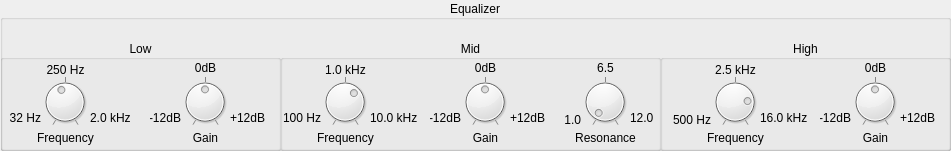
  <widget class="QGroupBox" name="groupBox_8">
   <property name="geometry">
    <rect>
     <x>10</x>
     <y>230</y>
     <width>951</width>
     <height>151</height>
    </rect>
   </property>
   <property name="title">
    <string>Equalizer</string>
   </property>
   <property name="alignment">
    <set>Qt::AlignCenter</set>
   </property>
   <widget class="QGroupBox" name="groupBox_4">
    <property name="geometry">
     <rect>
      <x>660</x>
      <y>40</y>
      <width>291</width>
      <height>111</height>
     </rect>
    </property>
    <property name="title">
     <string>High</string>
    </property>
    <property name="alignment">
     <set>Qt::AlignCenter</set>
    </property>
    <widget class="DialKnob" name="highGain">
     <property name="geometry">
      <rect>
       <x>190</x>
       <y>30</y>
       <width>50</width>
       <height>64</height>
      </rect>
     </property>
     <property name="minimum">
      <number>52</number>
     </property>
     <property name="maximum">
      <number>76</number>
     </property>
     <property name="pageStep">
      <number>10</number>
     </property>
     <property name="value">
      <number>64</number>
     </property>
     <property name="notchTarget">
      <double>40.000000000000000</double>
     </property>
     <property name="notchesVisible">
      <bool>true</bool>
     </property>
    </widget>
    <widget class="QLabel" name="label_32">
     <property name="geometry">
      <rect>
       <x>160</x>
       <y>70</y>
       <width>31</width>
       <height>16</height>
      </rect>
     </property>
     <property name="text">
      <string>-12dB</string>
     </property>
     <property name="alignment">
      <set>Qt::AlignRight|Qt::AlignTrailing|Qt::AlignVCenter</set>
     </property>
    </widget>
    <widget class="QLabel" name="label_33">
     <property name="geometry">
      <rect>
       <x>30</x>
       <y>90</y>
       <width>91</width>
       <height>16</height>
      </rect>
     </property>
     <property name="text">
      <string>Frequency</string>
     </property>
     <property name="alignment">
      <set>Qt::AlignCenter</set>
     </property>
    </widget>
    <widget class="QLabel" name="label_34">
     <property name="geometry">
      <rect>
       <x>180</x>
       <y>90</y>
       <width>71</width>
       <height>16</height>
      </rect>
     </property>
     <property name="text">
      <string>Gain</string>
     </property>
     <property name="alignment">
      <set>Qt::AlignCenter</set>
     </property>
    </widget>
    <widget class="DialKnob" name="highFq">
     <property name="geometry">
      <rect>
       <x>50</x>
       <y>30</y>
       <width>50</width>
       <height>64</height>
      </rect>
     </property>
     <property name="minimum">
      <number>28</number>
     </property>
     <property name="maximum">
      <number>56</number>
     </property>
     <property name="value">
      <number>50</number>
     </property>
     <property name="notchTarget">
      <double>40.000000000000000</double>
     </property>
     <property name="notchesVisible">
      <bool>true</bool>
     </property>
    </widget>
    <widget class="QLabel" name="label_35">
     <property name="geometry">
      <rect>
       <x>240</x>
       <y>70</y>
       <width>51</width>
       <height>16</height>
      </rect>
     </property>
     <property name="text">
      <string>+12dB</string>
     </property>
    </widget>
    <widget class="QLabel" name="label_36">
     <property name="geometry">
      <rect>
       <x>0</x>
       <y>70</y>
       <width>51</width>
       <height>20</height>
      </rect>
     </property>
     <property name="text">
      <string>500 Hz</string>
     </property>
     <property name="alignment">
      <set>Qt::AlignRight|Qt::AlignTrailing|Qt::AlignVCenter</set>
     </property>
    </widget>
    <widget class="QLabel" name="label_37">
     <property name="geometry">
      <rect>
       <x>100</x>
       <y>70</y>
       <width>51</width>
       <height>16</height>
      </rect>
     </property>
     <property name="text">
      <string>16.0 kHz</string>
     </property>
    </widget>
    <widget class="QLabel" name="label_38">
     <property name="geometry">
      <rect>
       <x>200</x>
       <y>20</y>
       <width>31</width>
       <height>16</height>
      </rect>
     </property>
     <property name="text">
      <string>0dB</string>
     </property>
     <property name="alignment">
      <set>Qt::AlignCenter</set>
     </property>
    </widget>
    <widget class="QLabel" name="label_41">
     <property name="geometry">
      <rect>
       <x>50</x>
       <y>20</y>
       <width>51</width>
       <height>20</height>
      </rect>
     </property>
     <property name="text">
      <string>2.5 kHz</string>
     </property>
     <property name="alignment">
      <set>Qt::AlignCenter</set>
     </property>
    </widget>
    <zorder>label_32</zorder>
    <zorder>label_33</zorder>
    <zorder>label_34</zorder>
    <zorder>label_35</zorder>
    <zorder>label_36</zorder>
    <zorder>label_37</zorder>
    <zorder>label_38</zorder>
    <zorder>highFq</zorder>
    <zorder>highGain</zorder>
    <zorder>label_41</zorder>
   </widget>
   <widget class="QGroupBox" name="groupBox_2">
    <property name="geometry">
     <rect>
      <x>0</x>
      <y>40</y>
      <width>281</width>
      <height>111</height>
     </rect>
    </property>
    <property name="title">
     <string>Low</string>
    </property>
    <property name="alignment">
     <set>Qt::AlignCenter</set>
    </property>
    <widget class="DialKnob" name="lowGain">
     <property name="geometry">
      <rect>
       <x>180</x>
       <y>30</y>
       <width>50</width>
       <height>64</height>
      </rect>
     </property>
     <property name="minimum">
      <number>52</number>
     </property>
     <property name="maximum">
      <number>76</number>
     </property>
     <property name="value">
      <number>64</number>
     </property>
     <property name="notchTarget">
      <double>40.000000000000000</double>
     </property>
     <property name="notchesVisible">
      <bool>true</bool>
     </property>
    </widget>
    <widget class="QLabel" name="label_22">
     <property name="geometry">
      <rect>
       <x>150</x>
       <y>70</y>
       <width>31</width>
       <height>16</height>
      </rect>
     </property>
     <property name="text">
      <string>-12dB</string>
     </property>
     <property name="alignment">
      <set>Qt::AlignRight|Qt::AlignTrailing|Qt::AlignVCenter</set>
     </property>
    </widget>
    <widget class="QLabel" name="label_13">
     <property name="geometry">
      <rect>
       <x>20</x>
       <y>90</y>
       <width>91</width>
       <height>16</height>
      </rect>
     </property>
     <property name="text">
      <string>Frequency</string>
     </property>
     <property name="alignment">
      <set>Qt::AlignCenter</set>
     </property>
    </widget>
    <widget class="QLabel" name="label_14">
     <property name="geometry">
      <rect>
       <x>170</x>
       <y>90</y>
       <width>71</width>
       <height>16</height>
      </rect>
     </property>
     <property name="text">
      <string>Gain</string>
     </property>
     <property name="alignment">
      <set>Qt::AlignCenter</set>
     </property>
    </widget>
    <widget class="DialKnob" name="lowFq">
     <property name="geometry">
      <rect>
       <x>40</x>
       <y>30</y>
       <width>50</width>
       <height>64</height>
      </rect>
     </property>
     <property name="minimum">
      <number>4</number>
     </property>
     <property name="maximum">
      <number>40</number>
     </property>
     <property name="value">
      <number>20</number>
     </property>
     <property name="notchTarget">
      <double>30.000000000000000</double>
     </property>
     <property name="notchesVisible">
      <bool>true</bool>
     </property>
    </widget>
    <widget class="QLabel" name="label_24">
     <property name="geometry">
      <rect>
       <x>230</x>
       <y>70</y>
       <width>51</width>
       <height>16</height>
      </rect>
     </property>
     <property name="text">
      <string>+12dB</string>
     </property>
    </widget>
    <widget class="QLabel" name="label_20">
     <property name="geometry">
      <rect>
       <x>0</x>
       <y>70</y>
       <width>41</width>
       <height>16</height>
      </rect>
     </property>
     <property name="text">
      <string>32 Hz</string>
     </property>
     <property name="alignment">
      <set>Qt::AlignRight|Qt::AlignTrailing|Qt::AlignVCenter</set>
     </property>
    </widget>
    <widget class="QLabel" name="label_21">
     <property name="geometry">
      <rect>
       <x>90</x>
       <y>70</y>
       <width>51</width>
       <height>16</height>
      </rect>
     </property>
     <property name="text">
      <string>2.0 kHz</string>
     </property>
    </widget>
    <widget class="QLabel" name="label_23">
     <property name="geometry">
      <rect>
       <x>190</x>
       <y>20</y>
       <width>31</width>
       <height>16</height>
      </rect>
     </property>
     <property name="text">
      <string>0dB</string>
     </property>
     <property name="alignment">
      <set>Qt::AlignCenter</set>
     </property>
    </widget>
    <widget class="QLabel" name="label_39">
     <property name="geometry">
      <rect>
       <x>40</x>
       <y>20</y>
       <width>51</width>
       <height>20</height>
      </rect>
     </property>
     <property name="text">
      <string>250 Hz</string>
     </property>
     <property name="alignment">
      <set>Qt::AlignCenter</set>
     </property>
    </widget>
    <zorder>label_22</zorder>
    <zorder>label_13</zorder>
    <zorder>label_14</zorder>
    <zorder>label_24</zorder>
    <zorder>label_20</zorder>
    <zorder>label_21</zorder>
    <zorder>label_23</zorder>
    <zorder>lowGain</zorder>
    <zorder>lowFq</zorder>
    <zorder>label_39</zorder>
   </widget>
   <widget class="QGroupBox" name="groupBox_3">
    <property name="geometry">
     <rect>
      <x>280</x>
      <y>40</y>
      <width>381</width>
      <height>111</height>
     </rect>
    </property>
    <property name="title">
     <string>Mid</string>
    </property>
    <property name="alignment">
     <set>Qt::AlignCenter</set>
    </property>
    <widget class="QLabel" name="label_15">
     <property name="geometry">
      <rect>
       <x>20</x>
       <y>90</y>
       <width>91</width>
       <height>16</height>
      </rect>
     </property>
     <property name="text">
      <string>Frequency</string>
     </property>
     <property name="alignment">
      <set>Qt::AlignCenter</set>
     </property>
    </widget>
    <widget class="QLabel" name="label_25">
     <property name="geometry">
      <rect>
       <x>0</x>
       <y>70</y>
       <width>41</width>
       <height>16</height>
      </rect>
     </property>
     <property name="text">
      <string>100 Hz</string>
     </property>
     <property name="alignment">
      <set>Qt::AlignRight|Qt::AlignTrailing|Qt::AlignVCenter</set>
     </property>
    </widget>
    <widget class="QLabel" name="label_26">
     <property name="geometry">
      <rect>
       <x>90</x>
       <y>70</y>
       <width>51</width>
       <height>16</height>
      </rect>
     </property>
     <property name="text">
      <string>10.0 kHz</string>
     </property>
    </widget>
    <widget class="DialKnob" name="midFq">
     <property name="geometry">
      <rect>
       <x>40</x>
       <y>30</y>
       <width>50</width>
       <height>64</height>
      </rect>
     </property>
     <property name="minimum">
      <number>14</number>
     </property>
     <property name="maximum">
      <number>54</number>
     </property>
     <property name="value">
      <number>40</number>
     </property>
     <property name="notchTarget">
      <double>30.000000000000000</double>
     </property>
     <property name="notchesVisible">
      <bool>true</bool>
     </property>
    </widget>
    <widget class="QLabel" name="label_29">
     <property name="geometry">
      <rect>
       <x>230</x>
       <y>70</y>
       <width>51</width>
       <height>16</height>
      </rect>
     </property>
     <property name="text">
      <string>+12dB</string>
     </property>
    </widget>
    <widget class="QLabel" name="label_16">
     <property name="geometry">
      <rect>
       <x>170</x>
       <y>90</y>
       <width>71</width>
       <height>16</height>
      </rect>
     </property>
     <property name="text">
      <string>Gain</string>
     </property>
     <property name="alignment">
      <set>Qt::AlignCenter</set>
     </property>
    </widget>
    <widget class="DialKnob" name="midGain">
     <property name="geometry">
      <rect>
       <x>180</x>
       <y>30</y>
       <width>50</width>
       <height>64</height>
      </rect>
     </property>
     <property name="minimum">
      <number>52</number>
     </property>
     <property name="maximum">
      <number>76</number>
     </property>
     <property name="value">
      <number>64</number>
     </property>
     <property name="notchTarget">
      <double>40.000000000000000</double>
     </property>
     <property name="notchesVisible">
      <bool>true</bool>
     </property>
    </widget>
    <widget class="QLabel" name="label_28">
     <property name="geometry">
      <rect>
       <x>190</x>
       <y>20</y>
       <width>31</width>
       <height>16</height>
      </rect>
     </property>
     <property name="text">
      <string>0dB</string>
     </property>
     <property name="alignment">
      <set>Qt::AlignCenter</set>
     </property>
    </widget>
    <widget class="QLabel" name="label_27">
     <property name="geometry">
      <rect>
       <x>150</x>
       <y>70</y>
       <width>31</width>
       <height>16</height>
      </rect>
     </property>
     <property name="text">
      <string>-12dB</string>
     </property>
     <property name="alignment">
      <set>Qt::AlignRight|Qt::AlignTrailing|Qt::AlignVCenter</set>
     </property>
    </widget>
    <widget class="DialKnob" name="midRes">
     <property name="geometry">
      <rect>
       <x>300</x>
       <y>30</y>
       <width>50</width>
       <height>64</height>
      </rect>
     </property>
     <property name="minimum">
      <number>10</number>
     </property>
     <property name="maximum">
      <number>120</number>
     </property>
     <property name="notchTarget">
      <double>60.000000000000000</double>
     </property>
     <property name="notchesVisible">
      <bool>true</bool>
     </property>
    </widget>
    <widget class="QLabel" name="label_17">
     <property name="geometry">
      <rect>
       <x>270</x>
       <y>90</y>
       <width>111</width>
       <height>16</height>
      </rect>
     </property>
     <property name="text">
      <string>Resonance</string>
     </property>
     <property name="alignment">
      <set>Qt::AlignCenter</set>
     </property>
    </widget>
    <widget class="QLabel" name="label_30">
     <property name="geometry">
      <rect>
       <x>270</x>
       <y>70</y>
       <width>31</width>
       <height>20</height>
      </rect>
     </property>
     <property name="text">
      <string>1.0</string>
     </property>
     <property name="alignment">
      <set>Qt::AlignRight|Qt::AlignTrailing|Qt::AlignVCenter</set>
     </property>
    </widget>
    <widget class="QLabel" name="label_31">
     <property name="geometry">
      <rect>
       <x>350</x>
       <y>70</y>
       <width>51</width>
       <height>16</height>
      </rect>
     </property>
     <property name="text">
      <string>12.0</string>
     </property>
    </widget>
    <widget class="QLabel" name="label_40">
     <property name="geometry">
      <rect>
       <x>40</x>
       <y>20</y>
       <width>51</width>
       <height>20</height>
      </rect>
     </property>
     <property name="text">
      <string>1.0 kHz</string>
     </property>
     <property name="alignment">
      <set>Qt::AlignCenter</set>
     </property>
    </widget>
    <widget class="QLabel" name="label_42">
     <property name="geometry">
      <rect>
       <x>310</x>
       <y>20</y>
       <width>31</width>
       <height>16</height>
      </rect>
     </property>
     <property name="text">
      <string>6.5</string>
     </property>
     <property name="alignment">
      <set>Qt::AlignCenter</set>
     </property>
    </widget>
   </widget>
  </widget>
